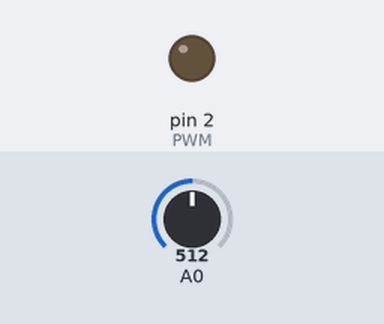
Bench run of a sketch on a simulated Arduino Uno, built with avr-gcc and run on an emulated ATmega328P. Parts: output pins drawn as LEDs (lit = HIGH). Inputs (shaded band) come from the test bench; at power-on: A0 = 512.

Above: at 1.2 s.
1.3 s: A0 set to 531
At 1.6 s:
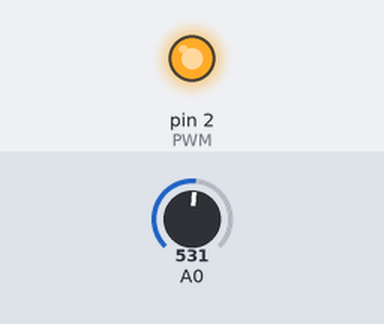
2.8 s: A0 set to 511
At 3.9 s:
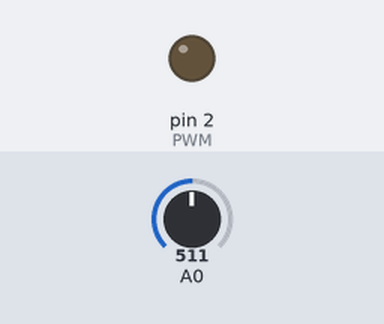
4.3 s: A0 set to 716
At 5.1 s:
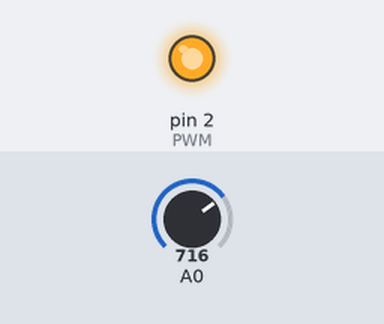
Timing chart, 0 to 7.3 s (numbered marks = the images above; inputs shaded):
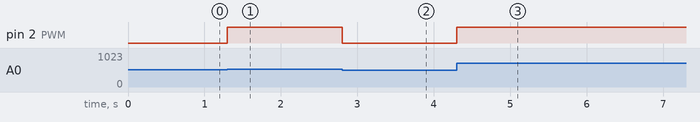

Measured:
- the behaviour switches between 513 and 514 on A0 (found by bisection; images 0 and 1)
- after the input at 1.3 s, pin 2 (PWM): LOW → HIGH at once
- after the input at 2.8 s, pin 2 (PWM): HIGH → LOW at once
- after the input at 4.3 s, pin 2 (PWM): LOW → HIGH at once

The sketch:

PWM_and_ADC.ino
```cpp
const int PWM = 2;    //naming pin 2 as ‘pwm’ variable
const int ADC = 0;   //naming pin 0 of analog input side as ‘adc’
void setup()
{
     pinMode(PWM,OUTPUT);  //setting pin 2 as output
}
void loop()
{
     int ADC  = analogRead(0);    //reading analog voltage and storing it in an integer
     ADC = map(ADC, 0, 1023, 0, 255);
/*
----------map funtion------------the above funtion scales the output of adc, which is 10 bit and gives values btw 0 to 1023,
in values btw 0 to 255 form analogWrite funtion which only receives  values btw this range
*/
     analogWrite(PWM,ADC);
}
```
